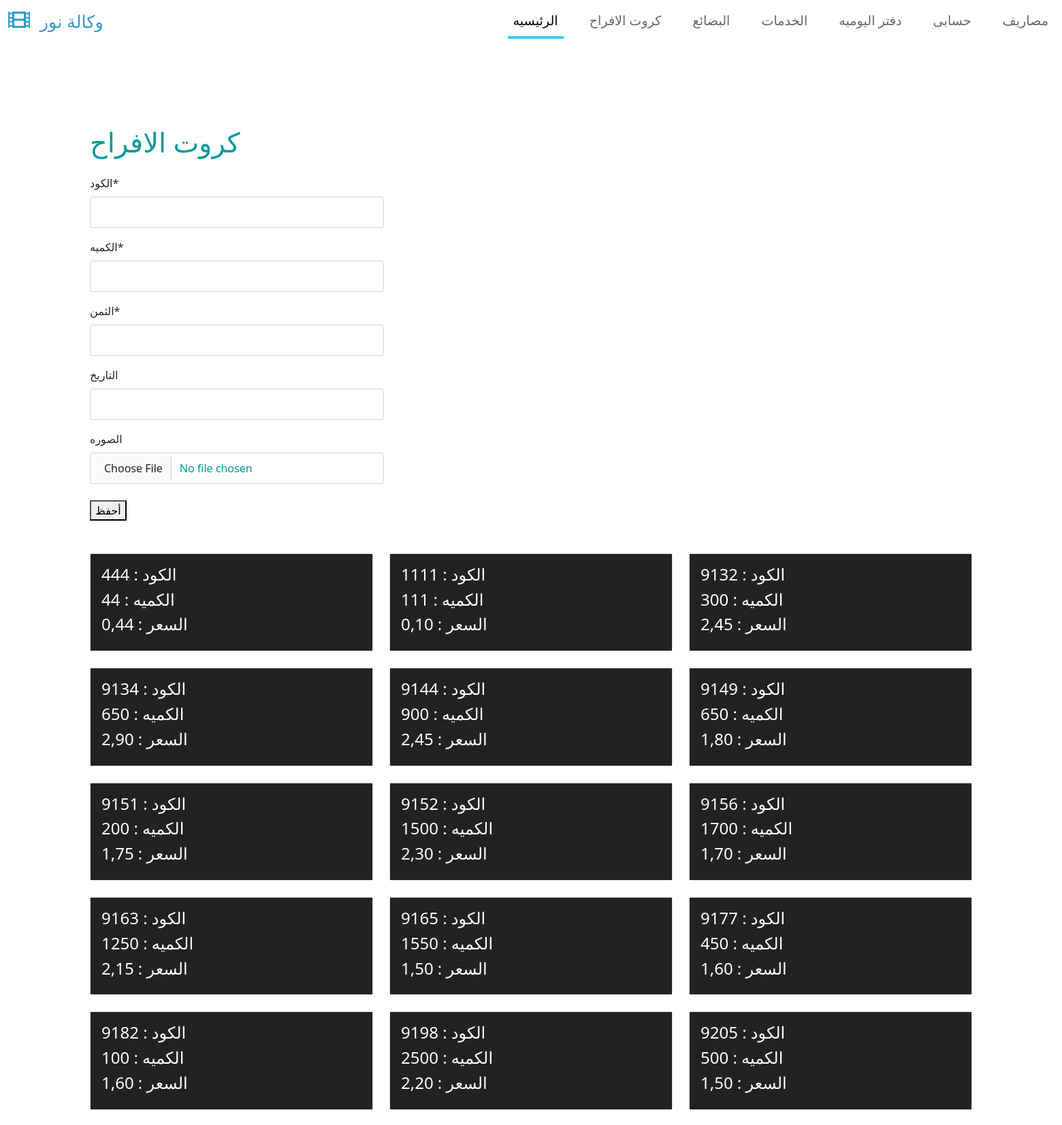
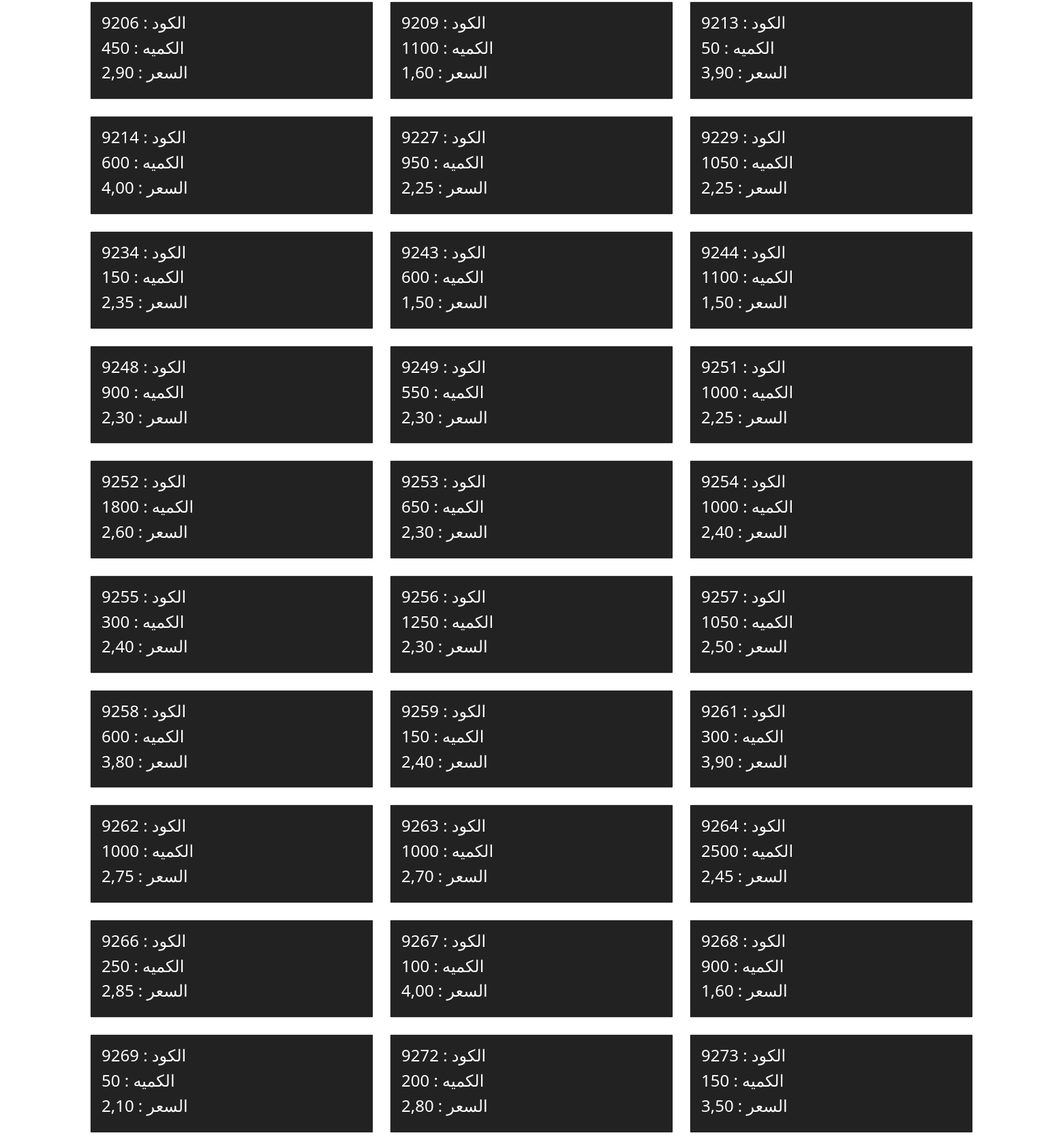
The page / (upper part) on the database its author committed (2 pictures, top to bottom).
### home/models.py (models this page shows, shortened)
class Manzoma(models.Model):
    code = models.IntegerField(_(" الكود"))
    quantity = models.IntegerField(_(" الكميه"))
    price = models.DecimalField(_(" الثمن"),max_digits=6,decimal_places=2)
    date = models.DateField(_(" التاريخ"), auto_now=False, auto_now_add=False,blank=True, null=True)
    img = models.ImageField(_(" الصوره"),upload_to='photos', height_field=None, width_field=None,blank=True, null=True)
    class Meta:
        db_table = ''
        managed = True
        verbose_name ='منظومة دعوات الافراح'
        verbose_name_plural = 'منظومة دعوات الافراح'
        ordering = ['code']

### home/views.py (the view)
# urls.py: path('',views.home,name='home'),
def home(request):
    if request.method == 'POST':
        manzoma_form = ManzomaForm(request.POST)
        hesabi_form = HesabiForm(request.POST)
        masrof_form = MasrofForm(request.POST)
        product_form = ProductForm(request.POST)
        servie_form = ServieForm(request.POST)
        yaomia_form = YaomiaForm(request.POST)
        if manzoma_form.is_valid():
            manzoma_form.save()
            return redirect('/')
        if hesabi_form.is_valid():
            hesabi_form.save()
            return redirect('/')
        if masrof_form.is_valid():
            masrof_form.save()
            return redirect('/')
        if product_form.is_valid():
            product_form.save()
            return redirect('/')
        if servie_form.is_valid():
            servie_form.save()
            return redirect('/')
        if yaomia_form.is_valid():
            yaomia_form.save()
            return redirect('/')
    else:
        manzoma_form = ManzomaForm()
        hesabi_form = HesabiForm()
        masrof_form = MasrofForm()
        product_form = ProductForm()
        servie_form = ServieForm()
        yaomia_form = YaomiaForm()
    manzoma = Manzoma.objects.all()
    hesabi = Hesabi.objects.all()
    masrof = Masrof.objects.all()
    product = Product.objects.all()
    servie = Servie.objects.all()
    yaomia = Yaomia.objects.all()
    return render(request,'home/home.html',{
        'manzoma':manzoma,'manzoma_form':manzoma_form,
        'hesabi':hesabi,'hesabi_form':hesabi_form,
        'masrof':masrof,'masrof_form':masrof_form,
        'product':product,'product_form':product_form,
        'servie':servie,'servie_form':servie_form,
        'yaomia':yaomia,'yaomia_form':yaomia_form,
        })

### home/forms.py
class ManzomaForm(forms.ModelForm):
    class Meta:
        model = Manzoma
        fields = '__all__'

class HesabiForm(forms.ModelForm):
    class Meta:
        model = Hesabi
        fields = '__all__'

### templates/home/home.html (shortened to what this page needs)
{% extends "base_generic.html" %}
{% load crispy_forms_tags %}
{% block content %}
<br><br><br>
<div class="container my-5">
    <h1 class="tm-text-primary mb-4">كروت الافراح </h1>
    <form method="POST" enctype="multipart/form-data">
        <div class="col-md-4 mb-4">
        {{ manzoma_form|crispy }}
        </div>
        <div class="col-md-4 mb-4">
        <button type="submit">أحفظ</button>
        </div>
    </form>
    </div>
    <div class="container my-5">
        <div class="row">
            {% for m in manzoma %}
            <div class="col-md-4 mb-4">
                <div class="card h-100">
                    <div class="card-body" style="background: #222222; color: white;">
                        <h4 class="card-title">الكود : {{ m.code }}</h4>
                        <h4 class="card-title">الكميه : {{ m.quantity }}</h4>
                        <h4 class="card-title">السعر : {{ m.price }}</h4>
                    </div>
                </div>
            </div>
            {% endfor %}
        </div>
    </div>
<br><br><br>
<br>
<br><br><br>
<br>
<br><br><br>
<br>
<br><br><br>
<br>
<br><br><br>
<br>
{% endblock content %}

### pro/static/css/templatemo-style.css (style rules this page uses)
.form-control { padding: 10px 20px; width: 100%; height: auto; }
.tm-text-primary { color: #009999; }
.form-control, input:-internal-autofill-selected, select:not([multiple]) { color: #009999 !important; }
.form-control::placeholder { color: #009999; opacity: 1; }

### rows shown on the page
Manzoma: code "444", quantity "44", price "0,44"
Manzoma: code "1111", quantity "111", price "0,10"
Manzoma: code "9132", quantity "300", price "2,45"
Manzoma: code "9134", quantity "650", price "2,90"
Manzoma: code "9144", quantity "900", price "2,45"
Manzoma: code "9149", quantity "650", price "1,80"
Manzoma: code "9151", quantity "200", price "1,75"
Manzoma: code "9152", quantity "1500", price "2,30"
Manzoma: code "9156", quantity "1700", price "1,70"
Manzoma: code "9163", quantity "1250", price "2,15"
Manzoma: code "9165", quantity "1550", price "1,50"
Manzoma: code "9177", quantity "450", price "1,60"
Manzoma: code "9182", quantity "100", price "1,60"
Manzoma: code "9198", quantity "2500", price "2,20"
Manzoma: code "9205", quantity "500", price "1,50"
Manzoma: code "9206", quantity "450", price "2,90"
Manzoma: code "9209", quantity "1100", price "1,60"
Manzoma: code "9213", quantity "50", price "3,90"
Manzoma: code "9214", quantity "600", price "4,00"
Manzoma: code "9227", quantity "950", price "2,25"
Manzoma: code "9229", quantity "1050", price "2,25"
Manzoma: code "9234", quantity "150", price "2,35"
Manzoma: code "9243", quantity "600", price "1,50"
Manzoma: code "9244", quantity "1100", price "1,50"
Manzoma: code "9248", quantity "900", price "2,30"
Manzoma: code "9249", quantity "550", price "2,30"
Manzoma: code "9251", quantity "1000", price "2,25"
Manzoma: code "9252", quantity "1800", price "2,60"
Manzoma: code "9253", quantity "650", price "2,30"
Manzoma: code "9254", quantity "1000", price "2,40"
Manzoma: code "9255", quantity "300", price "2,40"
Manzoma: code "9256", quantity "1250", price "2,30"
Manzoma: code "9257", quantity "1050", price "2,50"
Manzoma: code "9258", quantity "600", price "3,80"
Manzoma: code "9259", quantity "150", price "2,40"
Manzoma: code "9261", quantity "300", price "3,90"
Manzoma: code "9262", quantity "1000", price "2,75"
Manzoma: code "9263", quantity "1000", price "2,70"
Manzoma: code "9264", quantity "2500", price "2,45"
Manzoma: code "9266", quantity "250", price "2,85"
Manzoma: code "9267", quantity "100", price "4,00"
Manzoma: code "9268", quantity "900", price "1,60"
Manzoma: code "9269", quantity "50", price "2,10"
Manzoma: code "9272", quantity "200", price "2,80"
Manzoma: code "9273", quantity "150", price "3,50"
